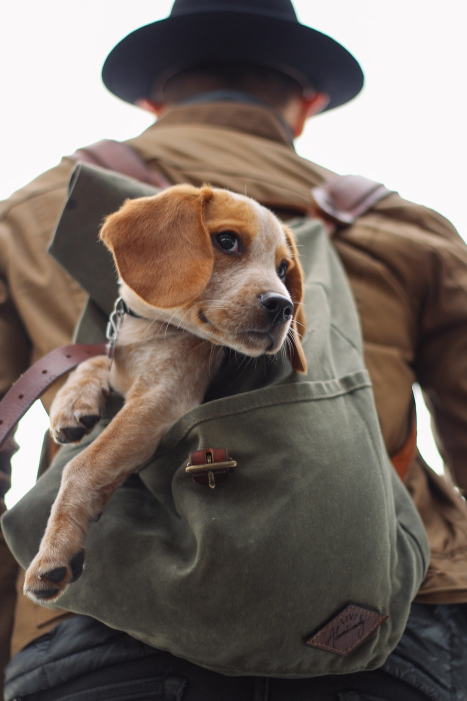
#> input picture img/dog_backpack.png, 934 x 1401 px (shown at 1/2 size)
$ jupyter execute blend1.ipynb   (shell and % lines are left out)
#> lines starting #> are read from the running program, lines starting #| are printed output that depends on the picture
[cell 1]
import cv2
import numpy as np
import matplotlib.pyplot as plt

[cell 2]
img1 = cv2.imread('img/dog_backpack.png')
#> img1 is the input picture: shape (1401, 934, 3); mean B, G, R 99.5, 106.7, 118.1
img1.shape

img1 = np.asarray(img1)
img1

[cell 3]
plt.imshow(img1)

[cell 4]
img1 = cv2.cvtColor(img1,cv2.COLOR_BGR2RGB)

plt.imshow(img1)

[cell 5]
img2 = cv2.imread('img/watermark_no_copy.png')
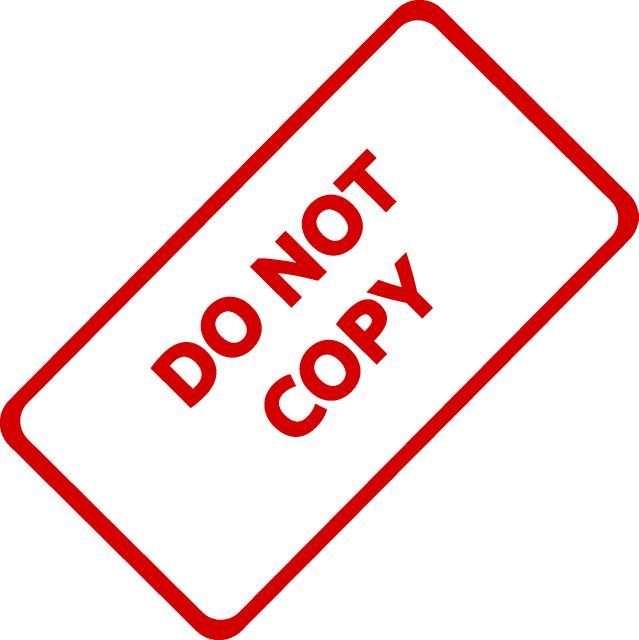
#> input picture img/watermark_no_copy.png, 1277 x 1280 px (shown at 1/2 size)
#> img2 is the input picture: shape (1280, 1277, 3); mean B, G, R 226.7, 226.7, 250.2
img2.shape
#> Out = (1280, 1277, 3)

[cell 6]
plt.imshow(img2)

[cell 7]
img2 = cv2.cvtColor(img2,cv2.COLOR_BGR2RGB)

plt.imshow(img2)

[cell 8]
img1 = cv2.resize(img1,(1200,1200))
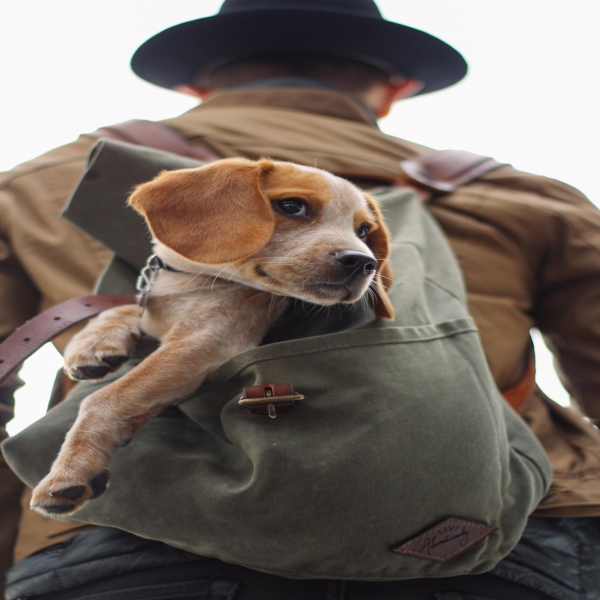
#> img1: shape (1200, 1200, 3) (shown at 1/2 size); mean R, G, B 118, 106.6, 99.4
img2 = cv2.resize(img2,(1200,1200))
#> img2: shape (1200, 1200, 3)

[cell 9]
plt.imshow(img1)

[cell 10]
plt.imshow(img2)

[cell 11]
blend = cv2.addWeighted(src1=img1,alpha=0.4,src2=img2,beta=0.6,gamma=0)
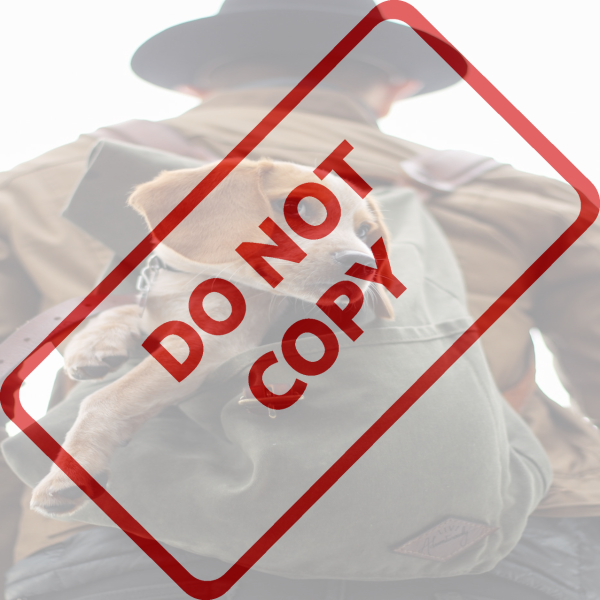
#> blend: shape (1200, 1200, 3) (shown at 1/2 size); mean R, G, B 197.3, 178.6, 175.8
